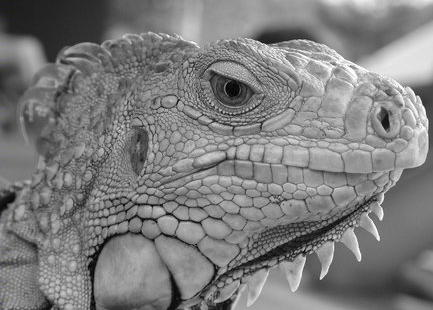
#> input picture PA2/iguana.png, 433 x 310 px
$ jupyter execute Assignment2.ipynb   (shell and % lines are left out)   (older library calls are emulated)
#> lines starting #> are read from the running program, lines starting #| are printed output that depends on the picture
### PA2/Canny.py
#credit: Juan Carlos Niebles and Ranjay Krishna

import numpy as np

def conv(image, kernel):
    """ An implementation of convolution filter.

    This function uses element-wise multiplication and np.sum()
    to efficiently compute weighted sum of neighborhood at each
    pixel.

    Args:
        image: numpy array of shape (Hi, Wi)
        kernel: numpy array of shape (Hk, Wk)

    Returns:
        out: numpy array of shape (Hi, Wi)
    """
    Hi, Wi = image.shape
    Hk, Wk = kernel.shape
    out = np.zeros((Hi, Wi))

    # For this assignment, we will use edge values to pad the images.
    # Zero padding as used in the previous assignment can make
    # derivatives at the image boundary very big.

    pad_width0 = Hk // 2
    pad_width1 = Wk // 2
    pad_width = ((pad_width0,pad_width0),(pad_width1,pad_width1))
    padded = np.pad(image, pad_width, mode='edge')

    #####################################
    #       START YOUR CODE HERE        #
    #####################################
    kernel = np.flip(np.flip(kernel, 0), 1)
    for i in range(Hi):
        for j in range(Wi):
            out[i, j] = np.sum(padded[i:i+Hk, j:j+Wk] * kernel)
    ######################################
    #        END OF YOUR CODE            #
    ######################################

    return out

def gaussian_kernel(size, sigma):
    """ Implementation of Gaussian Kernel.

    This function follows the gaussian kernel formula,
    and creates a kernel matrix.

    Hints:
    - Use np.pi and np.exp to compute pi and exp

    Args:
        size: int of the size of output matrix
        sigma: float of sigma to calculate kernel

    Returns:
        kernel: numpy array of shape (size, size)
    """
#> called with size = 3, sigma = 1

    kernel = np.zeros((size, size))

    #####################################
    #       START YOUR CODE HERE        #
    #####################################
    for i in range(size):
        for j in range(size):
            kernel[i][j] = (1/(2*np.pi*sigma**2))*np.exp(-((i-size//2)**2+(j-size//2)**2)/(2*sigma**2))
    ######################################
    #        END OF YOUR CODE            #
    ######################################

    return kernel

def partial_x(img):
    """ Computes partial x-derivative of input img.

    Hints:
        - You may use the conv function which is defined in this file.

    Args:
        img: numpy array of shape (H, W)
    Returns:
        out: x-derivative image
    """

    out = None

    #####################################
    #       START YOUR CODE HERE        #
    #####################################
    dx = np.array([[0.5, 0, -0.5]])
    out = conv(img, dx)
    ######################################
    #        END OF YOUR CODE            #
    ######################################

    return out

def partial_y(img):
    """ Computes partial y-derivative of input img.

    Hints:
        - You may use the conv function which is defined in this file.

    Args:
        img: numpy array of shape (H, W)
    Returns:
        out: y-derivative image
    """

    out = None

    #####################################
    #       START YOUR CODE HERE        #
    #####################################
    dy = np.array([[0.5, 0, -0.5]]).T
    out = conv(img, dy)
    ######################################
    #        END OF YOUR CODE            #
    ######################################

    return out

def gradient(img):
    """ Returns gradient magnitude and direction of input img.

    Args:
        img: Grayscale image. Numpy array of shape (H, W)

    Returns:
        G: Magnitude of gradient at each pixel in img.
            Numpy array of shape (H, W)
        theta: Direction(in degrees, 0 <= theta < 360) of gradient
            at each pixel in img. Numpy array of shape (H, W)
    """
    G = np.zeros(img.shape)
    theta = np.zeros(img.shape)

    #####################################
    #       START YOUR CODE HERE        #
    #####################################
    G_x = partial_x(img)
    G_y = partial_y(img)

    G = np.sqrt(G_x**2 + G_y**2)

    theta = np.rad2deg(np.arctan2(G_y, G_x) + np.pi) % 360
    ######################################
    #        END OF YOUR CODE            #
    ######################################

    return G, theta


def non_maximum_suppression(G, theta):
    """ Performs non-maximum suppression

    This function performs non-maximum suppression along the direction
    of gradient (theta) on the gradient magnitude image (G).

    Args:
        G: gradient magnitude image with shape of (H, W)
        theta: direction of gradients with shape of (H, W)

    Returns:
        out: non-maxima suppressed image
    """
    H, W = G.shape
    out = np.zeros((H, W))

    # Round the gradient direction to the nearest 45 degrees
    theta = np.floor((theta + 22.5) / 45) * 45

    #####################################
    #       START YOUR CODE HERE        #
    #####################################
    for i in range(1, H-1):
        for j in range(1, W-1):
            angle = theta[i, j] % 180
            if angle == 0:
                if G[i, j] >= G[i, j-1] and G[i, j] >= G[i, j+1]:
                    out[i, j] = G[i, j]
            elif angle == 45:
                if G[i, j] >= G[i+1, j+1] and G[i, j] >= G[i-1, j-1]:
                    out[i, j] = G[i, j]
            elif angle == 90:
                if G[i, j] >= G[i-1, j] and G[i, j] >= G[i+1, j]:
                    out[i, j] = G[i, j]
            elif angle == 135:
                if G[i, j] >= G[i-1, j+1] and G[i, j] >= G[i+1, j-1]:
                    out[i, j] = G[i, j]
    ######################################
    #        END OF YOUR CODE            #
    ######################################

    return out

def double_thresholding(img, high, low):
    """
    Args:
        img: numpy array of shape (H, W) representing NMS edge response
        high: high threshold(float) for strong edges
        low: low threshold(float) for weak edges

    Returns:
        strong_edges: Boolean array representing strong edges.
            Strong edeges are the pixels with the values above
            the higher threshold.
        weak_edges: Boolean array representing weak edges.
            Weak edges are the pixels with the values below the
            higher threshould and above the lower threshold.
    """

    strong_edges = np.zeros(img.shape)
    weak_edges = np.zeros(img.shape)

    strong_edges = img >= high
    weak_edges = (img < high) & (img > low)

    return strong_edges, weak_edges


def get_neighbors(y, x, H, W):
    """ Return indices of valid neighbors of (y, x)

    Return indices of all the valid neighbors of (y, x) in an array of
    shape (H, W). An index (i, j) of a valid neighbor should satisfy
    the following:
        1. i >= 0 and i < H
        2. j >= 0 and j < W
        3. (i, j) != (y, x)

    Args:
        y, x: location of the pixel
        H, W: size of the image
    Returns:
        neighbors: list of indices of neighboring pixels [(i, j)]
    """
    neighbors = []

    for i in (y-1, y, y+1):
        for j in (x-1, x, x+1):
            if i >= 0 and i < H and j >= 0 and j < W:
                if (i == y and j == x):
                    continue
                neighbors.append((i, j))

    return neighbors

def link_edges(strong_edges, weak_edges):
    """ Find weak edges connected to strong edges and link them.

    Iterate over each pixel in strong_edges and perform breadth first
    search across the connected pixels in weak_edges to link them.
    Here we consider a pixel (a, b) is connected to a pixel (c, d)
    if (a, b) is one of the eight neighboring pixels of (c, d).

    Args:
        strong_edges: binary image of shape (H, W)
        weak_edges: binary image of shape (H, W)
    Returns:
        edges: numpy array of shape(H, W)
    """

    H, W = strong_edges.shape
    indices = np.stack(np.nonzero(strong_edges)).T
    edges = np.zeros((H, W), dtype=np.bool)

    #####################################
    #       START YOUR CODE HERE        #
    #####################################
    while len(indices):
        i, j = indices[0]
        indices = indices[1:]
        edges[i, j] = True
        for (a, b) in get_neighbors(i, j, H, W):
            if weak_edges[a, b] and not edges[a, b]:
                indices = np.append(indices, [[a, b]], axis=0)
                edges[a, b] = True
    ######################################
    #        END OF YOUR CODE            #
    ######################################

    return edges

def canny_detector(img, kernel_size=5, sigma=1.4, high=20, low=15):
    """ Implement canny edge detector by calling functions above.
    Args:
        img: binary image of shape (H, W)
        kernel_size: int of size for kernel matrix
        sigma: float for calculating kernel
        high: high threshold for strong edges
        low: low threashold for weak edges
    Returns:
        edges: numpy array of shape(H, W)
    """
    #####################################
    #       START YOUR CODE HERE        #
    #####################################
    kernel = gaussian_kernel(kernel_size, sigma)
    smoothed = conv(img, kernel)

    G, theta = gradient(smoothed)

    nms = non_maximum_suppression(G, theta)

    strong_edges, weak_edges = double_thresholding(nms, high, low)
    edges = link_edges(strong_edges, weak_edges)
    ######################################
    #        END OF YOUR CODE            #
    ######################################

    return edges

### PA2/Assignment2.ipynb
# Assignment 2

In this assignment,we are going to implement the well-known Canny edge detector.

[cell 1]
from __future__ import print_function

#Setup

# The Random module might be used for pseudo-random number generators
import random

# Numpy plays important role in scientific computing with Python, especially for coding vision algorithms.
# This package will be one of our most used libraries in this class. Make sure you spend enough time for practicing it.
import numpy as np

# This module is used to measure the execution time of code sections
from time import time

#This module is used to read and write image in various formats
from skimage import io

#Imports all the methods in the file Canny.py
from Canny import *

#Matplotlib is a useful plotting library for python
import matplotlib.pyplot as plt

# This code is to make matplotlib figures appear inline in the
# notebook rather than in a new window.
plt.rcParams['figure.figsize'] = (20.0, 15.0) # set default size of plots
plt.rcParams['image.interpolation'] = 'nearest'
plt.rcParams['image.cmap'] = 'gray'

# for auto-reloading extenrnal modules

## Canny Edge Detector
As described in the lecture 6, the Canny edge detection algorithm can be divided into four steps:
1. Smoothing
2. Computing image gradients
3. Non-maximum suppression
4. Hysterisis thresholding

### Step 1: Smoothing (1 point)

We first smooth the input image by convolving it with a Gaussian kernel. The equation for a Gaussian kernel of size $(2k+1)\times(2k+1)$ is given by:

$$h_{ij}=\frac{1}{2\pi\sigma^2}\exp{\Bigl(-\frac{(i-k)^2+(j-k)^2}{2\sigma^2}\Bigr)}, 0\leq i,j < 2k+1$$

Implement **`gaussian_kernel`** in `Canny.py` and run the code below.

[cell 2]
# Define 3x3 Gaussian kernel with std = 1
kernel = gaussian_kernel(3, 1)
kernel_test = np.array(
    [[ 0.05854983, 0.09653235, 0.05854983],
     [ 0.09653235, 0.15915494, 0.09653235],
     [ 0.05854983, 0.09653235, 0.05854983]]
)
# Test Gaussian kernel
if not np.allclose(kernel, kernel_test):
    print('Incorrect values! Please check your implementation.')

[cell 3]
# Test with different kernel_size and sigma
kernel_size = 5
sigma = 1.4

# Load image
img = io.imread('iguana.png', as_gray=True)
#> img: shape (310, 433) float64; min 0, max 1, mean 0.492

# Define 5x5 Gaussian kernel with std = sigma
kernel = gaussian_kernel(kernel_size, sigma)

# Convolve image with kernel to achieve smoothed effect
smoothed = conv(img, kernel)
#> after the loop in conv, `for i in range(Hi):`:
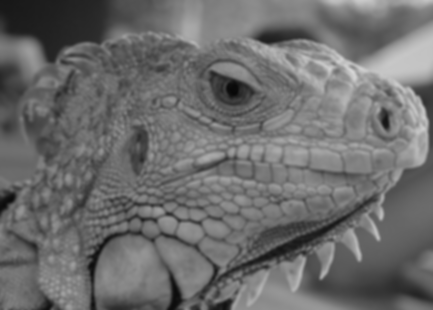
#> out: shape (310, 433) float64; min 0.0326, max 0.836, mean 0.427

plt.subplot(1,2,1)
plt.imshow(img)
plt.title('Original image')
plt.axis('off')

plt.subplot(1,2,2)
plt.imshow(smoothed)
plt.title('Smoothed image')
plt.axis('off')

plt.show()

### Step 2: Computing image gradients (1.5 points)
The gradient of a 2D scalar function $I:\mathbb{R}^2\rightarrow{\mathbb{R}}$ in Cartesian coordinate is defined by:

$$\nabla{I(x,y)}=\bigl[\frac{\partial{I}}{\partial{x}},\frac{\partial{I}}{\partial{y}}\bigr],$$

where

$$
\frac{\partial{I(x,y)}}{\partial{x}}=\lim_{\Delta{x}\to{0}}\frac{I(x+\Delta{x},y)-I(x,y)}{\Delta{x}} \\
\frac{\partial{I(x,y)}}{\partial{y}}=\lim_{\Delta{y}\to{0}}\frac{I(x,y+\Delta{y})-I(x,y)}{\Delta{y}}.
$$

In case of images, we can approximate the partial derivatives by taking differences at one pixel intervals:

$$
\frac{\partial{I(x,y)}}{\partial{x}}\approx{\frac{I(x+1,y)-I(x-1,y)}{2}} \\
\frac{\partial{I(x,y)}}{\partial{y}}\approx{\frac{I(x,y+1)-I(x,y-1)}{2}}
$$

Accordingly, the partial derivatives can be computed by convolving the image $I$ with two appropriate kernels: $D_x = \begin{bmatrix} 0.5 & 0 & -0.5 \end{bmatrix}$(row vector) and $D_y = \begin{bmatrix} 0.5 \\ 0 \\ -0.5 \end{bmatrix}$(column vector):

$$
\frac{\partial{I}}{\partial{x}}\approx{I*D_x}=G_x \\
\frac{\partial{I}}{\partial{y}}\approx{I*D_y}=G_y
$$

(**1 point**) Implement **`partial_x`** and **`partial_y`** using `conv` defined in `Canny.py`.

*-Hint: Remember that convolution flips the kernel.*

[cell 4]
# Test input
I = np.array(
    [[0, 0, 0],
     [0, 1, 0],
     [0, 0, 0]]
)

# Expected outputs
I_x_test = np.array(
    [[ 0, 0, 0],
     [ 0.5, 0, -0.5],
     [ 0, 0, 0]]
)

I_y_test = np.array(
    [[ 0, 0.5, 0],
     [ 0, 0, 0],
     [ 0, -0.5, 0]]
)

# Compute partial derivatives
I_x = partial_x(I)
I_y = partial_y(I)

# Test correctness of partial_x and partial_y
if not np.all(I_x == I_x_test):
    print('partial_x incorrect')

if not np.all(I_y == I_y_test):
    print('partial_y incorrect')

[cell 5]
# Compute partial derivatives of smoothed image
Gx = partial_x(smoothed)
#> after the loop in conv (call 4), `for i in range(Hi):`:
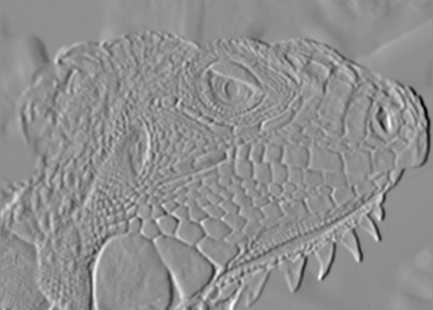
#> out: shape (310, 433) float64; min -0.155, max 0.122, mean 0.000203; drawn with min black and max white
Gy = partial_y(smoothed)
#> after the loop in conv (call 5), `for i in range(Hi):`:
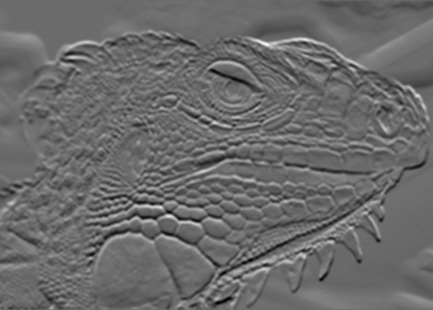
#> out: shape (310, 433) float64; min -0.112, max 0.154, mean -0.00018; drawn with min black and max white

plt.subplot(1,2,1)
plt.imshow(Gx)
plt.title('Derivative in x direction')
plt.axis('off')

plt.subplot(1,2,2)
plt.imshow(Gy)
plt.title('Derivative in y direction')
plt.axis('off')

plt.show()

Now, we can compute the magnitude and direction of gradient with the two partial derivatives:

$$
G = \sqrt{G_{x}^{2}+G_{y}^{2}} \\
\Theta = arctan\bigl(\frac{G_{y}}{G_{x}}\bigr)
$$

(**1 point**) Implement **`gradient`** in `Canny.py` which takes in an image and outputs $G$ and $\Theta$.

*-Hint: Use np.arctan2 to compute $\Theta$.*

[cell 6]
G, theta = gradient(smoothed)
#> in gradient, `G = np.sqrt(G_x**2 + G_y**2)`:
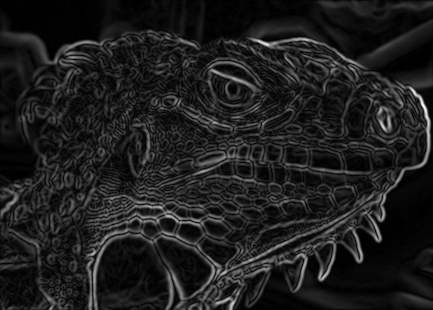
#> G: shape (310, 433) float64; min 0, max 0.171, mean 0.0204; drawn with min black and max white
#> in gradient, `theta = np.rad2deg(np.arctan2(G_y, G_x) + np.pi) % 360`:
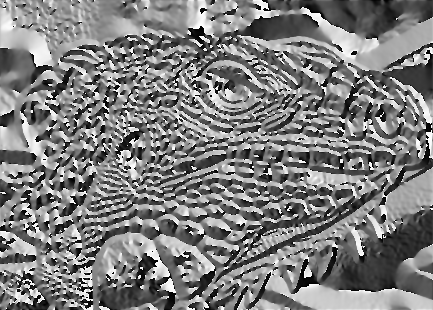
#> theta: shape (310, 433) float64; min 0, max 360, mean 178.6; drawn with min black and max white

if not np.all(G >= 0):
    print('Magnitude of gradients should be non-negative.')

if not np.all((theta >= 0) * (theta < 360)):
    print('Direction of gradients should be in range 0 <= theta < 360')

plt.imshow(G)
plt.title('Gradient magnitude')
plt.axis('off')
plt.show()

### Step 3: Non-maximum suppression (1.5 points)
As explained in the lecture, the edges extracted from the gradient of the smoothed image are quite thick and blurry. The purpose of this step is to convert the "blurred" edges into "sharp" edges. Basically, this is done by preserving all local maxima in the gradient image and discarding everything else. The algorithm is for each pixel (x,y) in the gradient image:
1. Round the gradient direction $\Theta[y,x]$ to the nearest 45 degrees, corresponding to the use of an 8-connected neighborhood.

2. Compare the edge strength of the current pixel with the edge strength of the pixel in the positive and negative gradient directions. For example, if the gradient direction is south (theta=90), compare with the pixels to the north and south. Note that, if the current pixel is at the image boundary, we just set it to zeros because one of its two neighbors might be outside the image.

3. If the edge strength of the current pixel is the largest (i.e., G(pixel) $\geqslant$ G(positive neighbor) and G(pixel) $\geqslant$ G(negative neighbor), where G is the gradient magnitude of image); preserve the value of the edge strength. If not, suppress (i.e. remove) the value.

Implement **`non_maximum_suppression`** in `Canny.py`

I provide the correct output and the difference between it and your result for debugging purposes. If you see white spots in the Difference image, you should check your implementation.

[cell 7]
# Test synthetic input
g = np.array(
    [[0.4, 0.5, 0.6],
     [0.3, 0.5, 0.7],
     [0.4, 0.5, 0.6]]
)
# Print out non-maximum suppressed output
# varying theta
for angle in range(0, 180, 45):
    print('Thetas:', angle)
    t = np.ones((3, 3)) * angle # Initialize theta
    print(non_maximum_suppression(g, t))

[cell 8]
nms = non_maximum_suppression(G, theta)
#> after the loop in non_maximum_suppression (call 5), `for i in range(1, H-1):`:
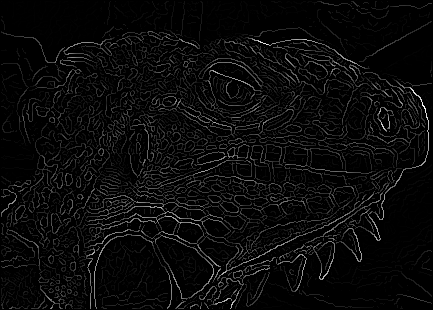
#> out: shape (310, 433) float64; min 0, max 0.171, mean 0.00727; drawn with min black and max white
plt.imshow(nms)
plt.title('Non-maximum suppressed')
plt.axis('off')
plt.show()

plt.subplot(1, 3, 1)
plt.imshow(nms)
plt.axis('off')
plt.title('Your result')

plt.subplot(1, 3, 2)
reference = np.load('references/iguana_non_max_suppressed.npy')
#> (reads PA2/references/iguana_non_max_suppressed.npy from the repository)
plt.imshow(reference)
plt.axis('off')
plt.title('Reference')

plt.subplot(1, 3, 3)
plt.imshow(abs(nms - reference))
plt.title('Difference')
plt.axis('off')
plt.show()

### Step 4: Hysterisis thresholding (1 point)

The edge-pixels remaining after the non-maximum suppression step are (still) marked with their strength pixel-by-pixel. Many of these will probably be true edges in the image, but some may be caused by noise or color variations, for instance, due to rough surfaces. The simplest way to discern between these would be to use a threshold, so that only edges stronger than a certain value would be preserved. The Canny edge detection algorithm uses double thresholding. Edge pixels stronger than the high threshold are marked as strong; edge pixels weaker than the low threshold are suppressed and edge pixels between the two thresholds are marked as weak.

[cell 9]
low_threshold = 0.02
high_threshold = 0.03

# function double_thresholding() has been implemented in Canny.py file
strong_edges, weak_edges = double_thresholding(nms, high_threshold, low_threshold)
#> in double_thresholding, `strong_edges = img >= high`:
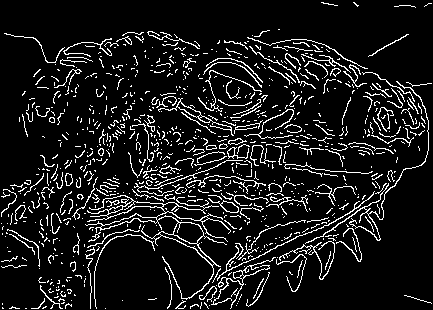
#> strong_edges: shape (310, 433) bool; 10.2% white in thin lines or dots
#> in double_thresholding, `weak_edges = (img < high) & (img > low)`: weak_edges: shape (310, 433) bool; 4.7% white in thin lines or dots
assert(np.sum(strong_edges & weak_edges) == 0)

edges=strong_edges * 1.0 + weak_edges * 0.5

plt.subplot(1,2,1)
plt.imshow(strong_edges)
plt.title('Strong Edges')
plt.axis('off')

plt.subplot(1,2,2)
plt.imshow(edges)
plt.title('Strong+Weak Edges')
plt.axis('off')

plt.show()

#### Linking edges

Strong edges are interpreted as “certain edges”, and can immediately be included in the final edge image. Weak edges are included if and only if they are connected to strong edges. The logic is of course that noise and other small variations are unlikely to result in a strong edge (with proper adjustment of the threshold levels). Thus strong edges will (almost) only be due to true edges in the original image. The weak edges can either be due to true edges or noise/color variations. The latter type will probably be distributed independently of edges on the entire image, and thus only a small amount will be located adjacent to strong edges. Weak edges due to true edges are much more likely to be connected directly to strong edges.

Implement **`link_edges`** in `Canny.py`. This task is relatively challenging because you might need to run breadth-first search algorithm to mark the potential edges as true edges. Hence, if the you can implement **`link_edges`** successfully, you will get extra point.

[cell 10]
test_strong = np.array(
    [[1, 0, 0, 0],
     [0, 0, 0, 0],
     [0, 0, 0, 0],
     [0, 0, 0, 1]]
)

test_weak = np.array(
    [[0, 0, 0, 1],
     [0, 1, 0, 0],
     [1, 0, 0, 0],
     [0, 0, 1, 0]]
)

test_linked = link_edges(test_strong, test_weak)

plt.subplot(1, 3, 1)
plt.imshow(test_strong)
plt.title('Strong edges')

plt.subplot(1, 3, 2)
plt.imshow(test_weak)
plt.title('Weak edges')

plt.subplot(1, 3, 3)
plt.imshow(test_linked)
plt.title('Linked edges')
plt.show()
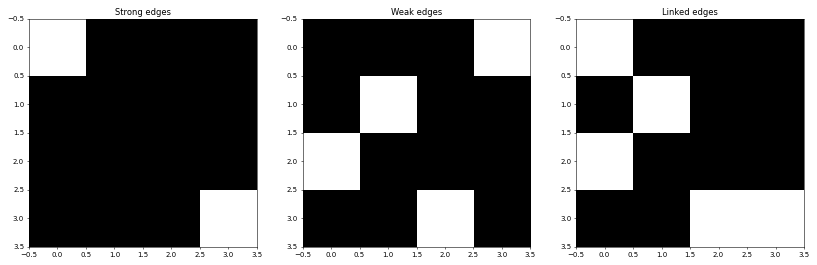
#> figure drawn by matplotlib, 3 panels

Now, let's test on the real strong_edges and weak_edges to get the final output. I provide the correct output and the difference between it and your result for debugging purposes.

[cell 11]
edges = link_edges(strong_edges, weak_edges)
#> in link_edges (call 2), `indices = np.stack(np.nonzero(strong_edges)).T`: indices = 13646 pairs, first value 2 to 308, second value 1 to 431
#> the loop in link_edges (call 2), `while len(indices):` made 18217 passes
#> (i, j) on passes 1 to 3: (2, 321), (2, 322), (2, 323)
#> after the loop in link_edges (call 2), `while len(indices):`:
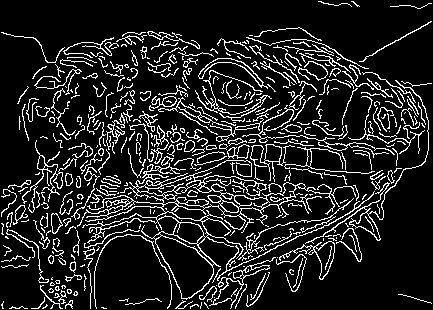
#> edges: shape (310, 433) bool; 13.6% white in thin lines or dots
#> after the loop in link_edges (call 2), `while len(indices):`: indices = empty array

plt.imshow(edges)
plt.axis('off')
plt.show()

plt.subplot(1, 3, 1)
plt.imshow(edges)
plt.axis('off')
plt.title('Your result')

plt.subplot(1, 3, 2)
reference = np.load('references/iguana_edge_tracking_ref.npy')
#> (reads PA2/references/iguana_edge_tracking_ref.npy from the repository)
plt.imshow(reference)
plt.axis('off')
plt.title('Reference')

plt.subplot(1, 3, 3)
plt.imshow(edges ^ reference)
plt.title('Difference')
plt.axis('off')
plt.show()
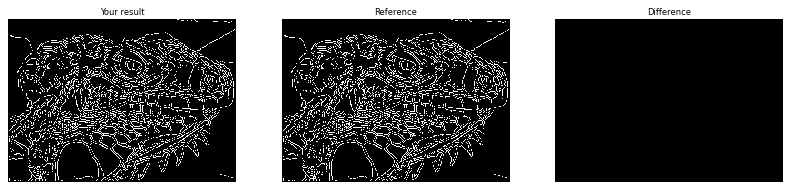
#> figure drawn by matplotlib, 3 panels

Implement **`canny_detector`** in `Canny.py` using the functions you have implemented so far. You can try to test edge detector with different parameters (i.e., sigma, high theshold, and low threshold).

[cell 12]
# Load image
img = io.imread('iguana.png', as_gray=True)

# Run Canny edge detector
edges = canny_detector(img, kernel_size=5, sigma=1.4, high=0.03, low=0.02)
print (edges.shape)
#| (310, 433)
